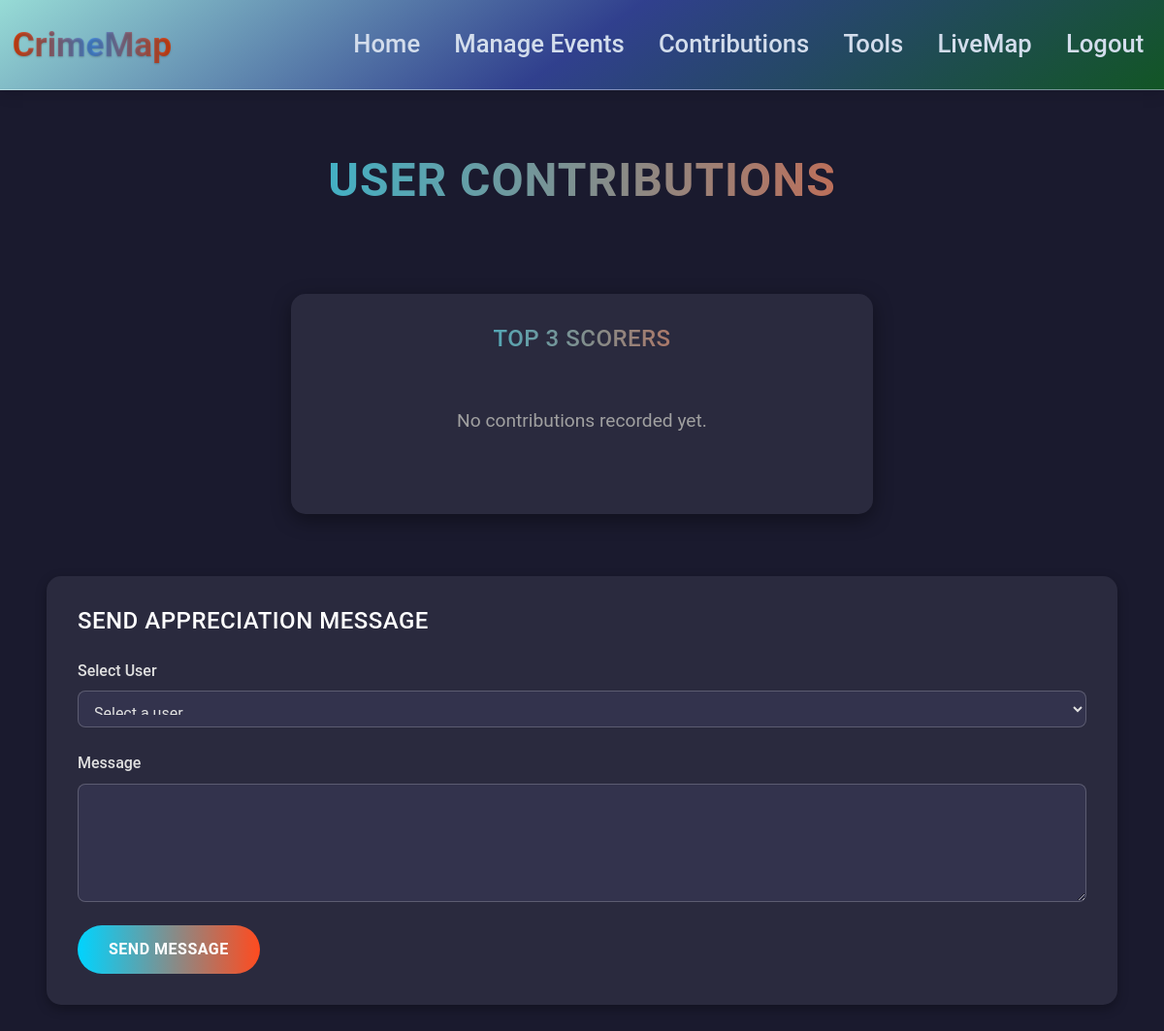
/admin_contributions (signed in), run on an earlier commit of the app's database.
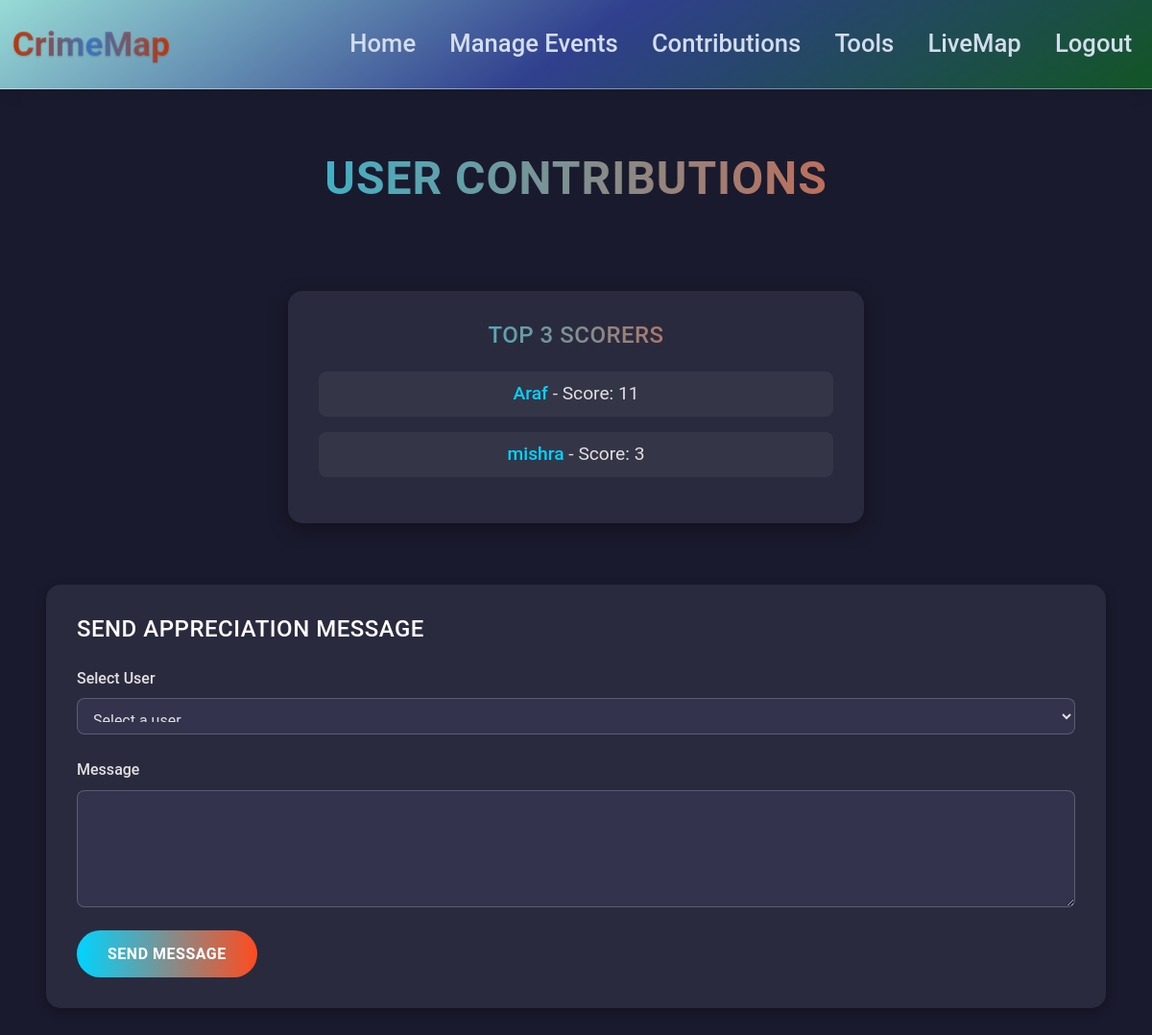
And on a later commit of the database.
### website/models.py (models this page shows)
class User(db.Model, UserMixin):
    id = db.Column(db.Integer, primary_key=True)
    email = db.Column(db.String(150), unique=True)
    password = db.Column(db.String(150))
    first_name = db.Column(db.String(150))
    crimes = db.relationship('Crime', backref='user', lazy=True)

### website/views.py (the view, shortened to what this page needs)
@views.route('/admin_contributions', methods=['GET', 'POST'])
@login_required
def admin_contributions():
    if current_user.id != 1:
        flash('Access denied!', category='error')
        return redirect(url_for('views.home'))
    top_scorers = db.session.query(
        User.id,
        User.first_name,
        sql_func.sum(Contribution.score).label('total_score'),
        sql_func.max(Contribution.created_at).label('last_activity')
    ).join(Contribution).group_by(User.id, User.first_name).order_by(
        sql_func.sum(Contribution.score).desc(),
        sql_func.max(Contribution.created_at).desc()
    ).limit(3).all()
    users_with_contributions = db.session.query(
        User.id,
        User.first_name,
        sql_func.sum(Contribution.score).label('total_score')
    ).join(Contribution).group_by(User.id, User.first_name).all()
    return render_template(
        'admin_contributions.html',
        user=current_user,
        top_scorers=top_scorers,
        users_with_contributions=users_with_contributions
    )

### website/__init__.py (called while the page is built)
def create_app():
    app = Flask(__name__)
    app.config['SECRET_KEY'] = 'hjshjhdjah kjshkjdhjs'
    app.config['SQLALCHEMY_DATABASE_URI'] = f'sqlite:///{DB_NAME}'
    db.init_app(app)
    from .views import views
    from .auth import auth
    from .feedbacks import feedbacks
    app.register_blueprint(views, url_prefix='/')
    app.register_blueprint(auth, url_prefix='/')
    app.register_blueprint(feedbacks, url_prefix='/feedbacks')
    from .models import User
    with app.app_context():
        db.create_all()
    login_manager = LoginManager()
    login_manager.login_view = 'auth.login'
    login_manager.init_app(app)
    @login_manager.user_loader
    def load_user(id):
        return User.query.get(int(id))
    return app

### website/views.py (called while the page is built)
@views.context_processor
def inject_upcoming_events():
    upcoming_events = Event.query.filter(Event.date > datetime.now()).count()
    return {'upcoming_events': upcoming_events}

### website/templates/admin_contributions.html (shortened to what this page needs)
{% extends "base.html" %}
{% block content %}
<div class="container">
    <div class="header">
        <h1>User Contributions</h1>
    </div>
    <div class="top-scorers-section">
        <div class="top-scorers-card">
            <h3>Top 3 Scorers</h3>
            {% if top_scorers %}
            <ol class="top-scorers">
                {% for scorer in top_scorers %}
                <li>
                    <a href="{{ url_for('views.view_user_contributions', user_id=scorer.id) }}">
                        {{ scorer.first_name }}
                    </a> - Score: {{ scorer.total_score }}
                </li>
                {% endfor %}
            </ol>
            {% else %}
            <p class="no-data">No contributions recorded yet.</p>
            {% endif %}
        </div>
    </div>
    <div class="form-card">
        <h3>Send Appreciation Message</h3>
        <form method="POST">
            <div class="form-group">
                <label for="user_id">Select User</label>
                <select name="user_id" class="form-control" required>
                    <option value="">Select a user</option>
                </select>
            </div>
            <div class="form-group">
                <label for="message">Message</label>
                <textarea name="message" class="form-control" rows="4" required></textarea>
            </div>
            <button type="submit" class="btn-primary">Send Message</button>
        </form>
    </div>
</div>
{% endblock %}

What changed in the data, as far as the page shows it:
added User: first_name "Araf", total_score "11"
added User: first_name "mishra", total_score "3"
Also different on the page:
text no longer shown: "No contributions recorded yet."
